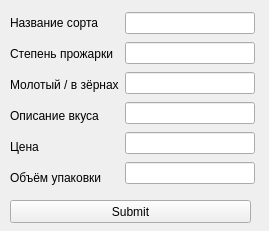
<?xml version="1.0" encoding="UTF-8"?>
<ui version="4.0">
 <class>Form</class>
 <widget class="QWidget" name="Form">
  <property name="geometry">
   <rect>
    <x>0</x>
    <y>0</y>
    <width>269</width>
    <height>231</height>
   </rect>
  </property>
  <property name="windowTitle">
   <string>Form</string>
  </property>
  <widget class="QPushButton" name="pushButton">
   <property name="geometry">
    <rect>
     <x>10</x>
     <y>200</y>
     <width>241</width>
     <height>23</height>
    </rect>
   </property>
   <property name="text">
    <string>Submit</string>
   </property>
  </widget>
  <widget class="QWidget" name="">
   <property name="geometry">
    <rect>
     <x>10</x>
     <y>10</y>
     <width>245</width>
     <height>180</height>
    </rect>
   </property>
   <layout class="QHBoxLayout" name="horizontalLayout">
    <item>
     <layout class="QVBoxLayout" name="verticalLayout_2">
      <item>
       <widget class="QLabel" name="label_2">
        <property name="text">
         <string>Название сорта</string>
        </property>
       </widget>
      </item>
      <item>
       <widget class="QLabel" name="label_3">
        <property name="text">
         <string>Степень прожарки</string>
        </property>
       </widget>
      </item>
      <item>
       <widget class="QLabel" name="label_4">
        <property name="text">
         <string>Молотый / в зёрнах</string>
        </property>
       </widget>
      </item>
      <item>
       <widget class="QLabel" name="label_6">
        <property name="text">
         <string>Описание вкуса</string>
        </property>
       </widget>
      </item>
      <item>
       <widget class="QLabel" name="label_5">
        <property name="text">
         <string>Цена</string>
        </property>
       </widget>
      </item>
      <item>
       <widget class="QLabel" name="label_7">
        <property name="text">
         <string>Объём упаковки</string>
        </property>
       </widget>
      </item>
     </layout>
    </item>
    <item>
     <layout class="QVBoxLayout" name="verticalLayout">
      <item>
       <widget class="QLineEdit" name="lineEdit_2"/>
      </item>
      <item>
       <widget class="QLineEdit" name="lineEdit_3"/>
      </item>
      <item>
       <widget class="QLineEdit" name="lineEdit_4"/>
      </item>
      <item>
       <widget class="QLineEdit" name="lineEdit_5"/>
      </item>
      <item>
       <widget class="QLineEdit" name="lineEdit_6"/>
      </item>
      <item>
       <widget class="QLineEdit" name="lineEdit_7"/>
      </item>
     </layout>
    </item>
   </layout>
  </widget>
 </widget>
 <resources/>
 <connections/>
</ui>
